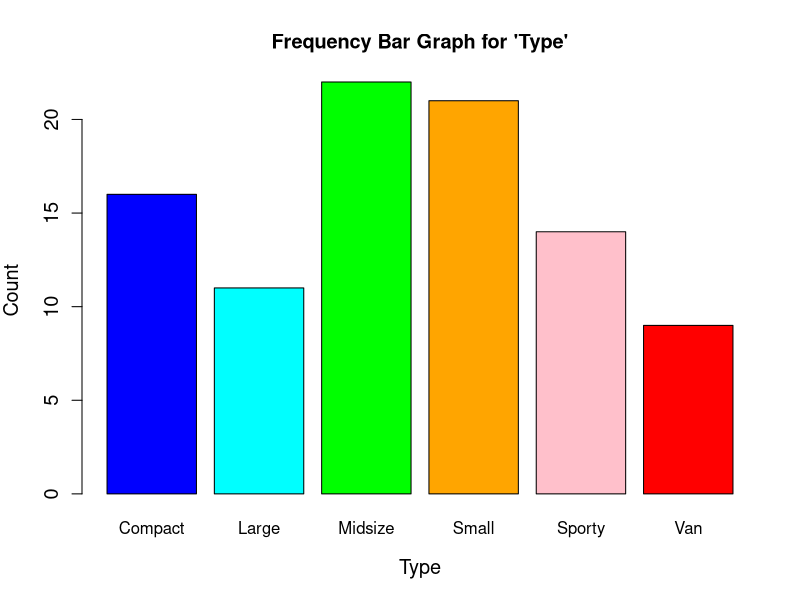
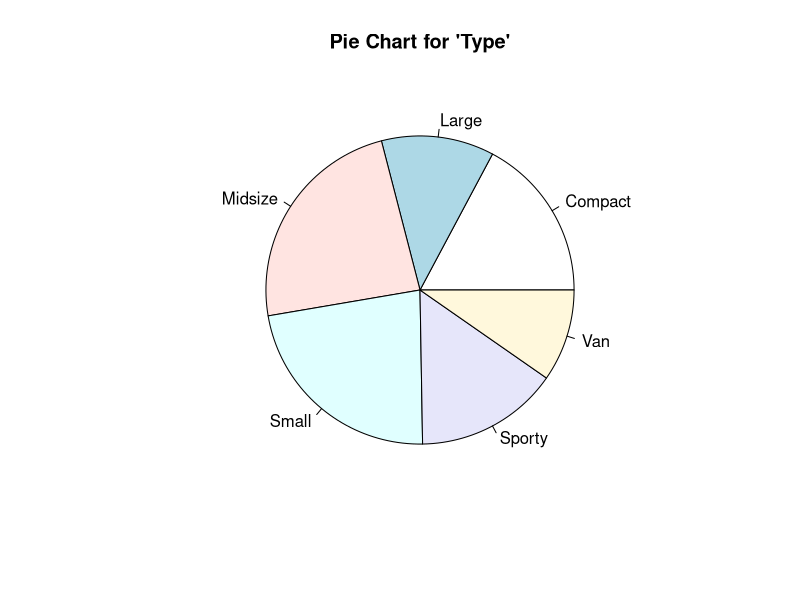
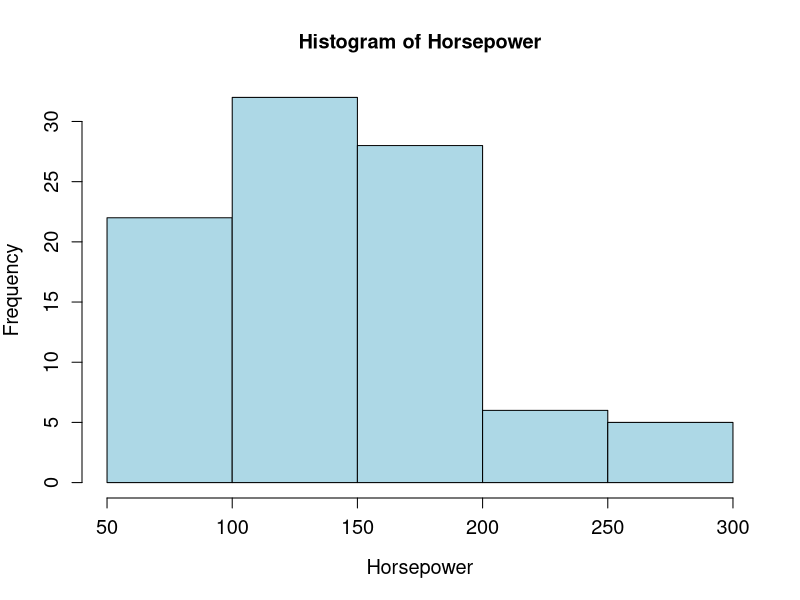
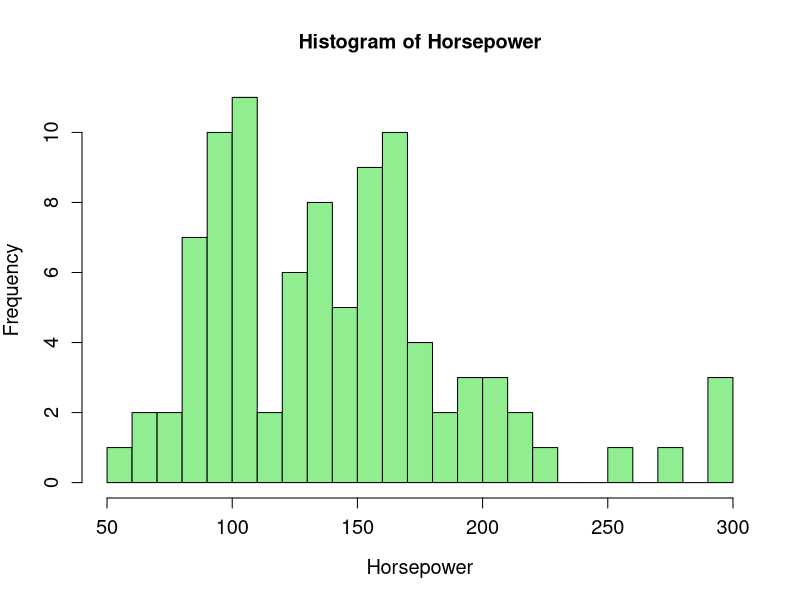
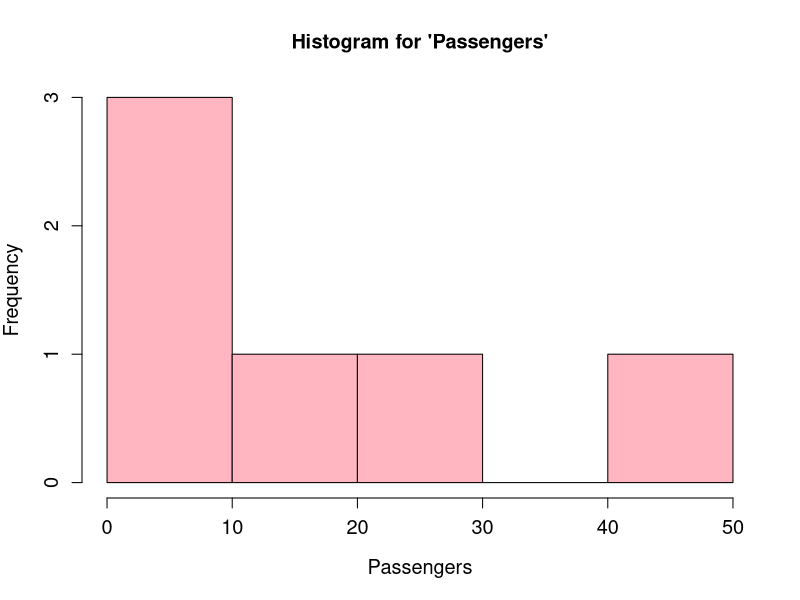
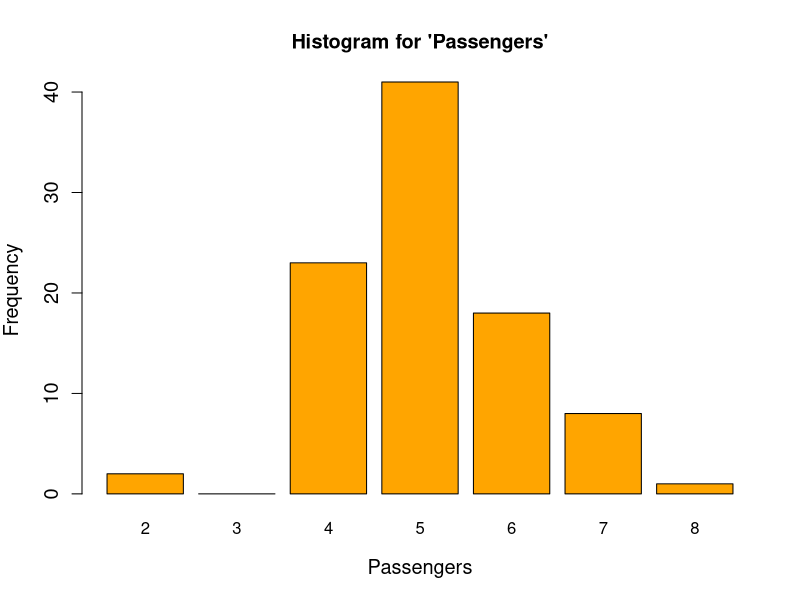
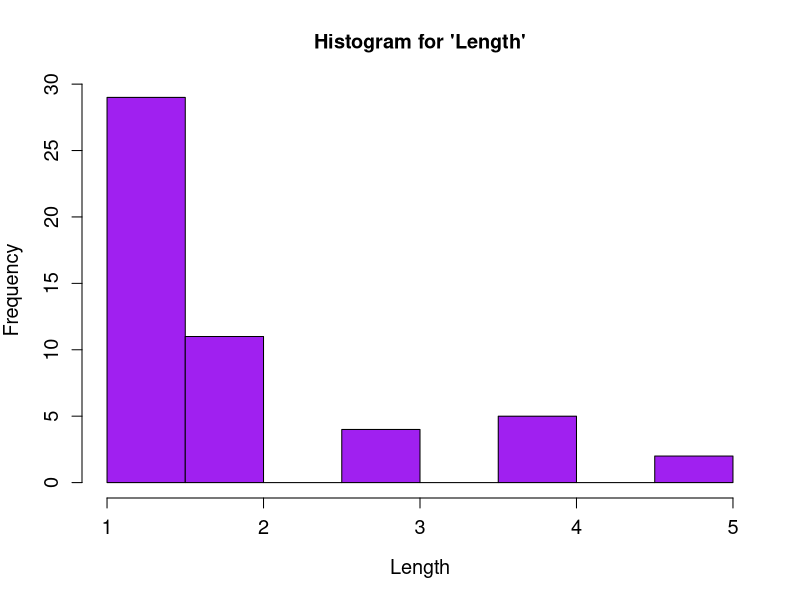

The R script that drew these images, in order:
## ---- chunk 1
# Your code goes here
## ---- chunk 2
library(MASS)
data(Cars93)
## ---- chunk 3
head(Cars93)
## ---- chunk 4
#create frequency and relative frequency table
type_frequency <- table(Cars93$Type)
type_relative_frequency <- prop.table(type_frequency) *100

#round to 3 digits
type_frequency <- round(type_frequency, 3)
type_relative_frequency <- round(type_relative_frequency, 3)

#print tables
type_frequency
type_relative_frequency
## ---- chunk 5
barplot(type_frequency, main = "Frequency Bar Graph for 'Type'", xlab = "Type", ylab = "Count", col = c("blue", "cyan", "green", "orange", "pink", "red"), cex.lab = 1.2, cex.axis = 1.2, cex.main = 1.2)
## ---- chunk 6
pie(type_frequency, main = "Pie Chart for 'Type'", cex.lab = 1.2, cex.axis = 1.2, cex.main = 1.2)
## ---- chunk 7
hist(Cars93$Horsepower, main = "Histogram of Horsepower", xlab = "Horsepower", ylab = "Frequency", col = "lightblue", cex.lab = 1.2, cex.axis = 1.2, cex.main = 1.2)
## ---- chunk 8
hist(Cars93$Horsepower, main = "Histogram of Horsepower", xlab = "Horsepower", ylab = "Frequency", col = "lightgreen", cex.lab = 1.2, cex.axis = 1.2, cex.main = 1.2, breaks = 25)
## ---- chunk 9
total_data_points <- nrow(Cars93)
suggested_classes <- sqrt(total_data_points)
suggested_classes
## ---- chunk 10
passengers <- c(Cars93$Passengers)
passengers_frequency <- table(passengers)

hist(passengers_frequency, main = "Histogram for 'Passengers'", xlab = "Passengers",
        ylab = "Frequency", cex.lab = 1.2, cex.axis = 1.2, cex.main = 1.2, col = "lightpink")
## ---- chunk 11
passengers <- c(Cars93$Passengers)
passengers_frequency <- table(factor(passengers, levels = c("2","3","4","5", "6", "7","8")))

barplot(passengers_frequency, main = "Histogram for 'Passengers'", xlab = "Passengers",
        ylab = "Frequency", cex.lab = 1.2, cex.axis = 1.2, cex.main = 1.2, col = "orange")
## ---- chunk 12
length_cars <- c(Cars93$Length)
length_frequency <- table(length_cars)

hist(length_frequency, main = "Histogram for 'Length'", xlab = "Length", ylab = "Frequency", cex.lab = 1.2, cex.axis = 1.2, cex.main = 1.2,, col = "purple")

## ---- chunk 13
length_mean <- mean(Cars93$Length)
length_median <- median(Cars93$Length)

length_mean
length_median
